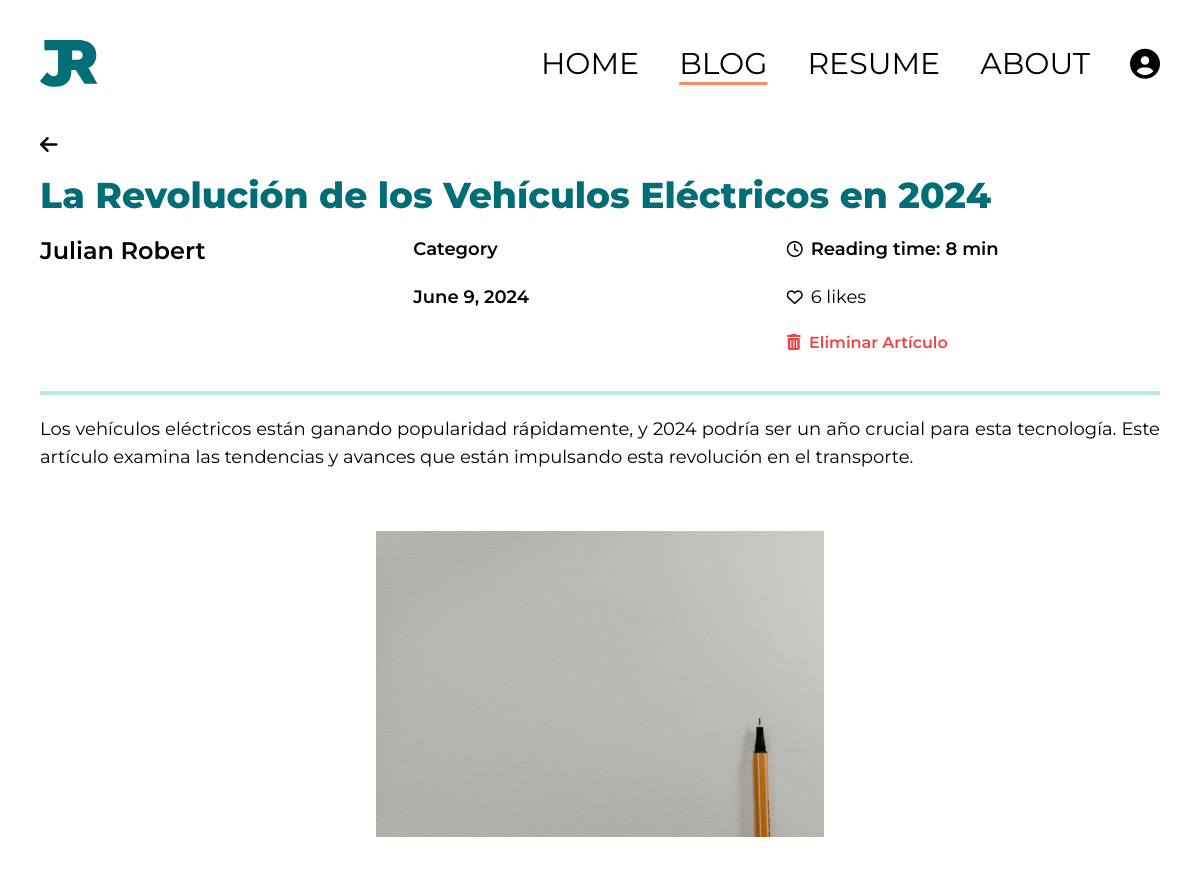
/blog/article/4 (signed in, upper part), run on an earlier commit of the app's database.
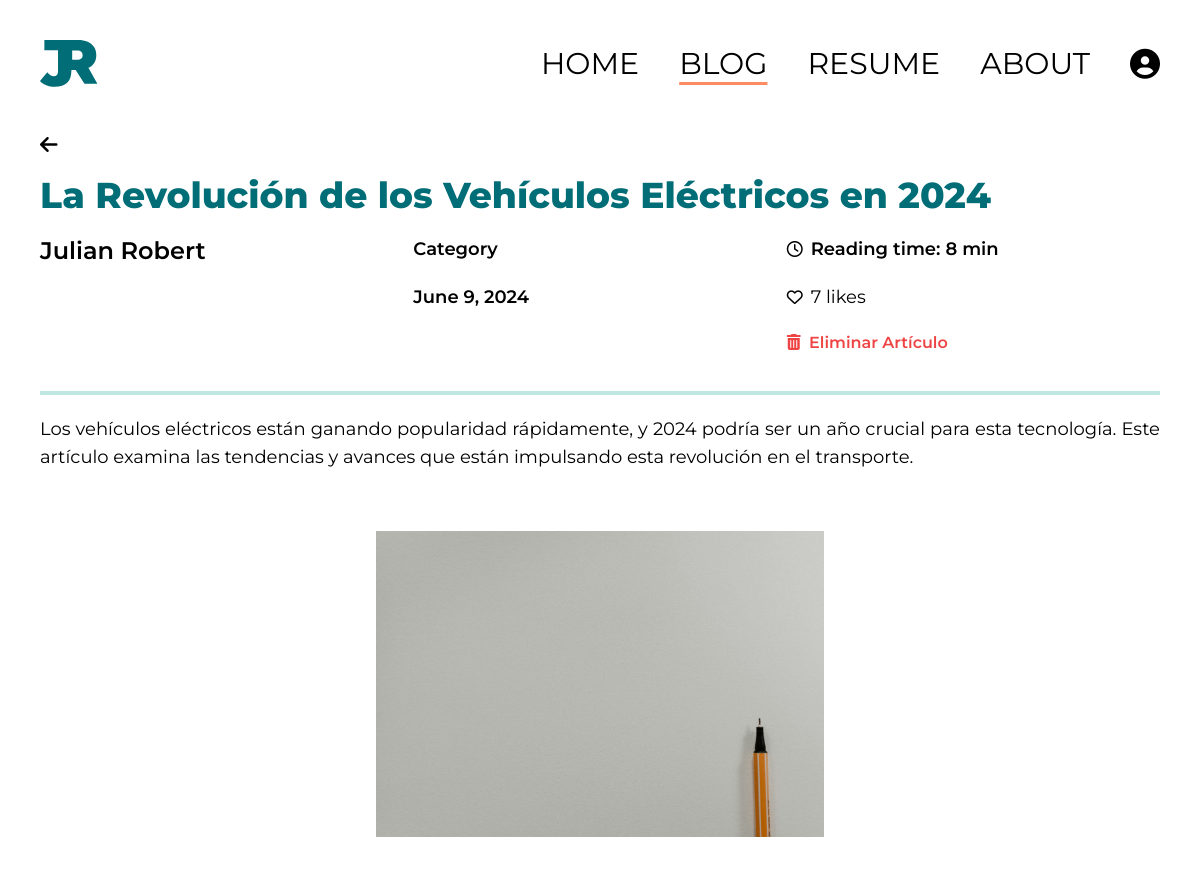
And on a later commit of the database.
### blog/models.py (models this page shows, shortened)
class Article(models.Model):
  title = models.CharField(max_length=255)
  author = models.ForeignKey(User, on_delete=models.CASCADE)
  category = models.CharField(max_length=255, default="Category")
  date = models.DateField(default=datetime.date.today)
  abstract = models.CharField(max_length=500, default='Abstract of the article')
  reading_time = models.IntegerField(default=5)
  likes = models.IntegerField(default=0)
  body = models.TextField()

### blog/views.py (the view)
# urls.py: path('article/<int:pk>', ArticleDetailView.as_view(), name="article"),
class ArticleDetailView(DetailView):
    model = Article
    template_name = 'article.html'
    def get_context_data(self, **kwargs):
        context = super().get_context_data(**kwargs)
        article = self.object  # El artículo actual
        user = self.request.user
        user_is_admin = user.is_authenticated and user.groups.filter(name='admin').exists()
        user_is_moderator = user.is_authenticated and user.groups.filter(name='moderator').exists()
        user_is_subscriber = user.is_authenticated and user.groups.filter(name='subscriber').exists()
        context['comments'] = Comment.objects.filter(article=article).order_by('-comment_date')
        context['form'] = CommentForm()
        context['user_is_admin'] = user_is_admin
        context['user_is_moderator'] = user_is_moderator
        context['user_is_subscriber'] = user_is_subscriber
        return context

### blog/templates/article.html (shortened to what this page needs)
{% load socialaccount %}
{% load static tailwind_tags %}
<html lang="en" class="scroll-smooth">
  <head>
    {% load static %}
    {% tailwind_css %}
</head>
<body>
<div class="pt-10 pb-2 flex justify-between px-10 items-center">
  <div class="flex justify-start">
      <img src="{% static 'imgs/logo.svg' %}" alt="Logo">
  </div>
  <div class="hidden md:flex flex-row justify-center space-x-10">
      <a href="{% url 'home' %}" class="font-sans font-normal text-3xl transition duration-300 hover:text-[#FD8C62]">HOME</a>
      <a href="{% url 'blog' %}" class="font-sans font-normal text-3xl transition duration-300 decoration-[#FD8C62] underline underline-offset-8">BLOG</a>
      <a href="{% url 'resume' %}" class="font-sans font-normal text-3xl transition duration-300 hover:text-[#FD8C62]">RESUME</a>
      <a href="{% url 'about' %}" class="font-sans font-normal text-3xl transition duration-300 hover:text-[#FD8C62]">ABOUT</a>
      {% if user.is_authenticated %}
      <div class="relative">
        <button id="profile-btn" class="flex items-center space-x-2 focus:outline-none">
            <i class="fas fa-user-circle text-3xl"></i>
        </button>
      </div>
      {% else %}
      <a href="{% provider_login_url 'google' %}?next=/" class="font-sans font-normal text-3xl transition duration-300 hover:text-[#FD8C62]">LOG-IN</a>
      {% endif %}
  </div>
</div>
  <section id="article">
    <div class="p-10 flex flex-col gap-5">
      <div class="flex justify-start align-center text-xl">
        <a href="{% url 'blog' %}"><i class="fa-solid fa-arrow-left"></i></a>
      </div>
      <h1 class="font-sans font-extrabold text-4xl text-[#006D77]">{{ article.title }}</h1>
      <div class="grid grid-cols-3">
        <div class="">
          <h2 class="font-sans font-semibold text-2xl text-black">{{ article.author.first_name }} {{ article.author.last_name }}</h2>
        </div>
        <div class="flex flex-col gap-5">
          <h2 class="font-sans font-semibold text-lg text-black"> {{ article.category }} </h2>
          <h2 class="font-sans font-semibold text-lg text-black"> {{ article.date }} </h2>
        </div>
        <div class="flex flex-col gap-5">
          <div class="flex flex-row gap-2 justify-start align-center items-center">
            <i class="fa-regular fa-clock"></i>
            <h2 class="font-sans font-semibold text-lg text-black"> Reading time: {{ article.reading_time }} min</h2>
          </div>
          {% if user.is_authenticated %}
            <button id="like-button" class="flex flex-row gap-2 justify-start align-center items-center focus:outline-none" data-article-id="{{ article.id }}">
              <i id="like-icon" class="fa-regular fa-heart"></i>
              <h2 id="like-count" class="font-sans font-normal text-lg text-black">{{ article.likes }} likes</h2>
            </button>
          {% else %}
            <p class="font-sans font-normal text-lg text-black">You must be logged in to like this article.</p>
          {% endif %}
          {% if user.is_authenticated and user_is_admin%}
          <div class="felx justify-start items-start">
            <button type="button" class=" fonst-sans font-semibold text-red-500 delete-article-button" data-article-id="{{ article.id }}">
              <i class="fas fa-trash-alt mr-1"></i>
              Eliminar Artículo
            </button>
          </div>
          {% endif %}
        </div>
      </div>
      <hr class="flex justify-center align-center items-center border-2 roundes-full border-[#BEE7E2] w-full mt-4">
      <div class="flex flex-col text-justify">
        <p class="font-sans font-regular text-lg text-black"> {{ article.abstract }} </p>
      </div>
      <div class="flex justify-center my-10">
        <img class="flex items-center w-2/5" src="{% static 'imgs/placeholder.jpg' %}" alt="">
      </div>
    </div>
  </section>
</body>
</html>

What changed in the data, as far as the page shows it:
changed Article "Category": likes "6" → "7"
